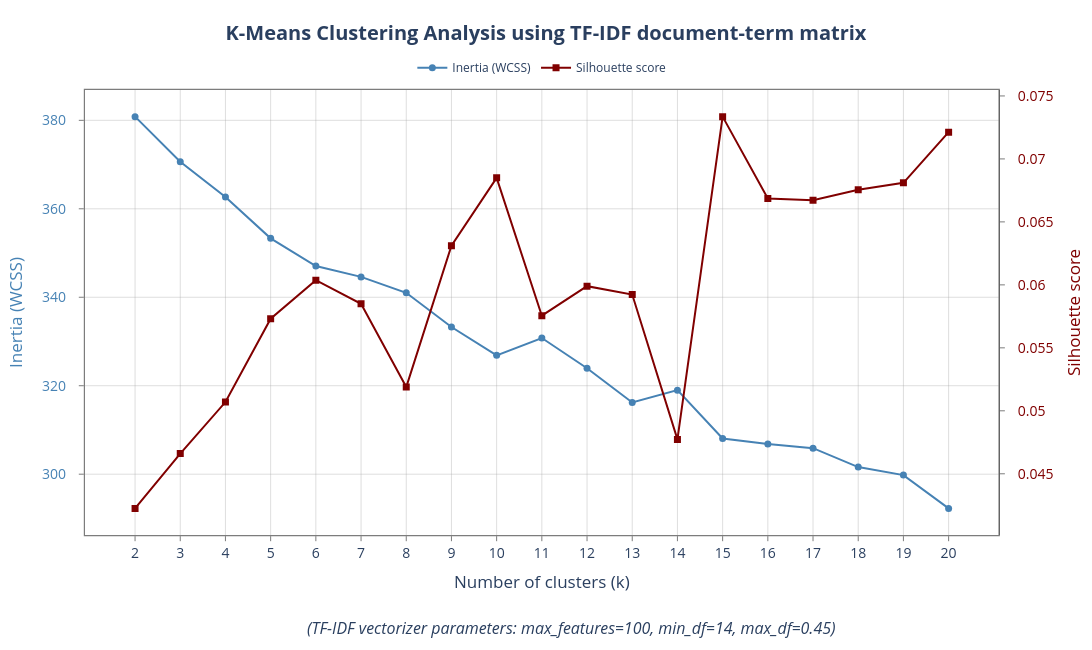

Notebook cell for this chart:
### Code cell
# Cluster Analysis for TF-IDF K-Means preset
specific_config_df = tfidf_kmeans_results_df[
    (tfidf_kmeans_results_df["max_features"] == 100) &
    (tfidf_kmeans_results_df["min_df"] == 14) &
    (tfidf_kmeans_results_df["max_df"] == 0.45)
].sort_values("n_clusters")

# Make a single subplot with a secondary y-axis
fig = make_subplots(
    specs=[[{"secondary_y": True}]]
)

# Left y-axis: Inertia / WCSS
fig.add_trace(
    go.Scatter(
        x=specific_config_df["n_clusters"],
        y=specific_config_df["inertia"],
        mode="lines+markers",
        name="Inertia (WCSS)",
        line=dict(color="steelblue", width=2),
        marker=dict(
            symbol="circle",
            size=7,
            color="steelblue"
        ),
        hovertemplate=(
            "Clusters (k): %{x}<br>"
            "Inertia (WCSS): %{y:.2f}"
            "<extra></extra>"
        )
    ),
    secondary_y=False
)

# Right y-axis: Silhouette score
fig.add_trace(
    go.Scatter(
        x=specific_config_df["n_clusters"],
        y=specific_config_df["silhouette"],
        mode="lines+markers",
        name="Silhouette score",
        line=dict(color="maroon", width=2),
        marker=dict(
            symbol="square",
            size=7,
            color="maroon"
        ),
        hovertemplate=(
            "Clusters (k): %{x}<br>"
            "Silhouette score: %{y:.4f}"
            "<extra></extra>"
        )
    ),
    secondary_y=True
)

# Shared x-axis
fig.update_xaxes(
    title_text="Number of clusters (k)",
    tickmode="array",
    tickvals=specific_config_df["n_clusters"].tolist(),

    showgrid=True,
    gridcolor="rgba(160, 160, 160, 0.35)",
    griddash="solid",

    showline=True,
    linecolor="rgba(80, 80, 80, 0.75)",
    linewidth=1.2,
    mirror=True,

    ticks="outside",
    ticklen=5,
    tickcolor="rgba(80, 80, 80, 0.75)",

    zeroline=False
)

# Left y-axis styling
fig.update_yaxes(
    title_text="Inertia (WCSS)",
    title_font=dict(color="steelblue"),
    tickfont=dict(color="steelblue"),

    showgrid=True,
    gridcolor="rgba(160, 160, 160, 0.35)",
    griddash="solid",

    showline=True,
    linecolor="rgba(80, 80, 80, 0.75)",
    linewidth=1.2,
    mirror=True,

    ticks="outside",
    ticklen=5,
    tickcolor="rgba(80, 80, 80, 0.75)",

    # Increases horizontal separation between left-axis line and tick labels
    ticklabelstandoff=10,

    zeroline=False,
    secondary_y=False
)

# Right y-axis styling
fig.update_yaxes(
    title_text="Silhouette score",
    title_font=dict(color="maroon"),
    tickfont=dict(color="maroon"),

    # Keep False so only the primary y-axis renders horizontal gridlines
    showgrid=False,

    showline=True,
    linecolor="rgba(80, 80, 80, 0.75)",
    linewidth=1.2,

    ticks="outside",
    ticklen=5,
    tickcolor="rgba(80, 80, 80, 0.75)",

    # Increases horizontal separation between right-axis line and tick labels
    ticklabelstandoff=10,

    zeroline=False,
    secondary_y=True
)

# Figure title, caption, and layout
fig.update_layout(
    title=dict(
        text="<b>K-Means Clustering Analysis using TF-IDF document-term matrix</b>",
        x=0.5,
        xanchor="center",
        y=0.96,
        yanchor="top"
    ),
    template="plotly_white",
    width=1100,
    height=650,
    margin=dict(t=90, b=115, l=85, r=35),

    showlegend=True,
    legend=dict(
        orientation="h",
        x=0.47,
        xanchor="center",
        y=1.05,
        yanchor="middle",
        bgcolor="rgba(255,255,255,0)",
        font=dict(size=12)
    ),

    font=dict(size=14)
)

# Caption beneath the x-axis
fig.add_annotation(
    x=0.5,
    y=-0.18,
    xref="paper",
    yref="paper",
    text=(
        "<i>(TF-IDF vectorizer parameters: "
        "max_features=100, min_df=14, max_df=0.45)</i>"
    ),
    showarrow=False,
    xanchor="center",
    yanchor="top",
    font=dict(size=16)
)

fig.show()

### Figure 1 — Plotly figure (JSON) as saved in the notebook; plotly's stock layout.template omitted (floating-point values rounded to 4 significant figures)
{"data": [{"hovertemplate": "Clusters (k): %{x}<br>Inertia (WCSS): %{y:.2f}<extra></extra>", "line": {"color": "steelblue", "width": 2}, "marker": {"color": "steelblue", "size": 7, "symbol": "circle"}, "mode": "lines+markers", "name": "Inertia (WCSS)", "type": "scatter", "x": [2, 3, 4, 5, 6, 7, 8, 9, 10, 11, 12, 13, 14, 15, 16, 17, 18, 19, 20], "xaxis": "x", "y": [380.8, 370.6, 362.7, 353.3, 347.1, 344.6, 341.0, 333.3, 326.9, 330.8, 324.0, 316.2, 319.0, 308.1, 306.8, 305.9, 301.6, 299.8, 292.3], "yaxis": "y"}, {"hovertemplate": "Clusters (k): %{x}<br>Silhouette score: %{y:.4f}<extra></extra>", "line": {"color": "maroon", "width": 2}, "marker": {"color": "maroon", "size": 7, "symbol": "square"}, "mode": "lines+markers", "name": "Silhouette score", "type": "scatter", "x": [2, 3, 4, 5, 6, 7, 8, 9, 10, 11, 12, 13, 14, 15, 16, 17, 18, 19, 20], "xaxis": "x", "y": [0.04225, 0.0466, 0.0507, 0.05731, 0.06037, 0.0585, 0.05188, 0.0631, 0.0685, 0.05755, 0.0599, 0.05923, 0.04773, 0.07336, 0.06685, 0.06672, 0.06755, 0.0681, 0.07212], "yaxis": "y2"}], "layout": {"annotations": [{"font": {"size": 16}, "showarrow": false, "text": "<i>(TF-IDF vectorizer parameters: max_features=100, min_df=14, max_df=0.45)</i>", "x": 0.5, "xanchor": "center", "xref": "paper", "y": -0.18, "yanchor": "top", "yref": "paper"}], "font": {"size": 14}, "height": 650, "legend": {"bgcolor": "rgba(255,255,255,0)", "font": {"size": 12}, "orientation": "h", "x": 0.47, "xanchor": "center", "y": 1.05, "yanchor": "middle"}, "margin": {"b": 115, "l": 85, "r": 35, "t": 90}, "showlegend": true, "title": {"text": "<b>K-Means Clustering Analysis using TF-IDF document-term matrix</b>", "x": 0.5, "xanchor": "center", "y": 0.96, "yanchor": "top"}, "width": 1100, "xaxis": {"anchor": "y", "domain": [0, 0.94], "gridcolor": "rgba(160, 160, 160, 0.35)", "griddash": "solid", "linecolor": "rgba(80, 80, 80, 0.75)", "linewidth": 1.2, "mirror": true, "showgrid": true, "showline": true, "tickcolor": "rgba(80, 80, 80, 0.75)", "ticklen": 5, "tickmode": "array", "ticks": "outside", "tickvals": [2, 3, 4, 5, 6, 7, 8, 9, 10, 11, 12, 13, 14, 15, 16, 17, 18, 19, 20], "title": {"text": "Number of clusters (k)"}, "zeroline": false}, "yaxis": {"anchor": "x", "domain": [0, 1], "gridcolor": "rgba(160, 160, 160, 0.35)", "griddash": "solid", "linecolor": "rgba(80, 80, 80, 0.75)", "linewidth": 1.2, "mirror": true, "showgrid": true, "showline": true, "tickcolor": "rgba(80, 80, 80, 0.75)", "tickfont": {"color": "steelblue"}, "ticklabelstandoff": 10, "ticklen": 5, "ticks": "outside", "title": {"font": {"color": "steelblue"}, "text": "Inertia (WCSS)"}, "zeroline": false}, "yaxis2": {"anchor": "x", "linecolor": "rgba(80, 80, 80, 0.75)", "linewidth": 1.2, "overlaying": "y", "showgrid": false, "showline": true, "side": "right", "tickcolor": "rgba(80, 80, 80, 0.75)", "tickfont": {"color": "maroon"}, "ticklabelstandoff": 10, "ticklen": 5, "ticks": "outside", "title": {"font": {"color": "maroon"}, "text": "Silhouette score"}, "zeroline": false}}}
